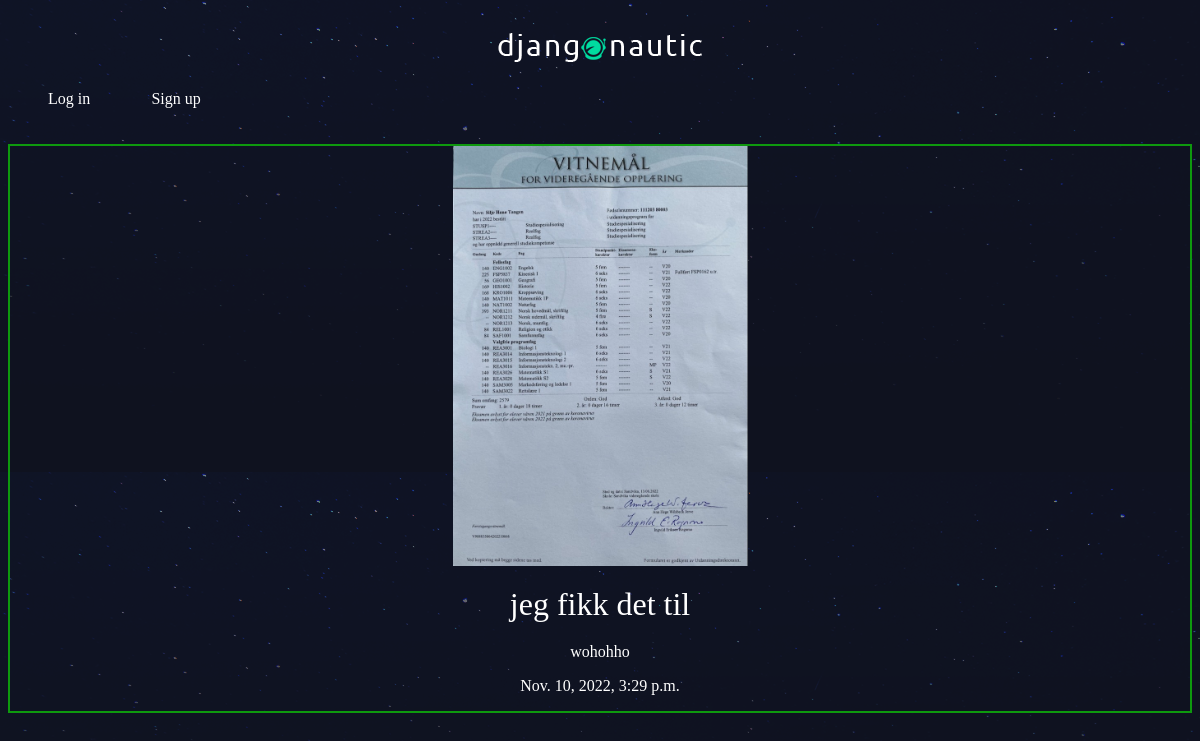
The app's page /articles/Klarert/ with its own data.
### articles/models.py (models this page shows, shortened)
class Article(models.Model):
    title = models.CharField(max_length=100)
    slug = models.SlugField()
    body = models.TextField()
    date = models.DateTimeField(auto_now_add=True)
    thumb = models.ImageField(default='default.png', blank=True)
    author = models.ForeignKey(User, on_delete=models.CASCADE, default=None)

### articles/views.py (the view)
# urls.py: path('<slug:slug>/', views.article_detail, name = "detail"),
def article_detail(request, slug):
    article = Article.objects.get(slug=slug)
    return render(request,'article_detail.html', {'article': article})

### articles/templates/article_detail.html
{% extends 'base_layout.html' %}
{% block content %}
<div class="article-detail">
    <div class="article">
        <img src="{{article.thumb.url}}"/>
        <h2>{{article.title}}</h2>
        <p>{{article.body}}</p>
        <p>{{article.date}}</p>
    </div>
</div>
{% endblock %}

### assets/styles.css (style rules this page uses)
body { background-color: #0f121f; background-image: url(stars.png); color: #fff; }
body * { font-family: Ubuntu; }
h1, h2, h3, h4, h5 { font-weight: normal; margin: 0; }
.article { top: 50%; padding: 10px; border: 2px solid rgb(14, 153, 14) ; position: relative; padding-bottom: 50px; }
.article-detail .article { padding: 0; }
.article-detail .article img { display: block; margin: auto; width: 25%; }
.article-detail .article h2 { text-align: center; margin: 20px auto; font-size: 2em; }
.article-detail .article p { text-align: center; }

### records on screen
Article: thumb (picture), title "jeg fikk det til", body "wohohho", date "Nov. 10, 2022, 3:29 p.m."
